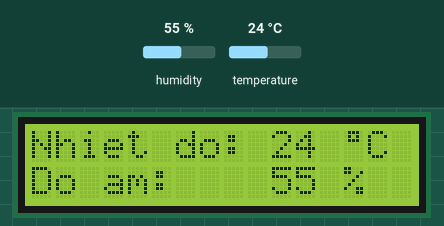
This sketch was run on a simulated Arduino Uno, built with avr-gcc and run on an emulated ATmega328P. Parts: 16×2 character LCD. Inputs (shaded band) come from the test bench; at power-on: humidity 55 %, temperature 24 °C.

Above: at 1.2 s.
1.3 s: humidity set to 22 %
At 2.5 s:
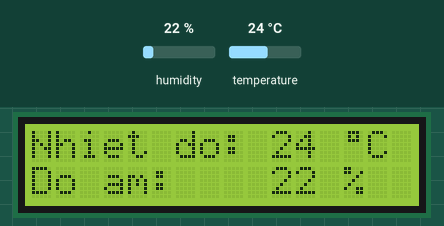
4.0 s: temperature set to 12 °C
At 5.6 s:
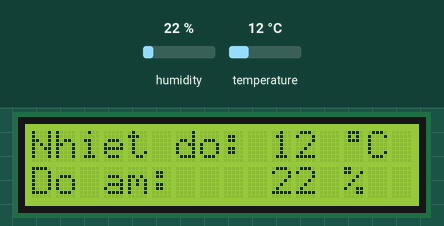
6.7 s: humidity set to 40 %
At 9.2 s:
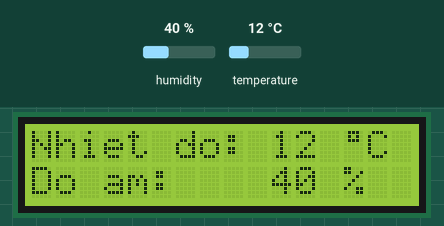
9.6 s: temperature set to 19 °C
At 11.0 s:
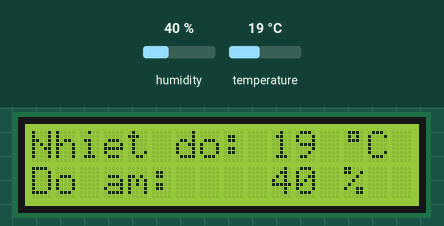
Timing chart, 0 to 12.6 s (numbered marks = the images above; inputs shaded):
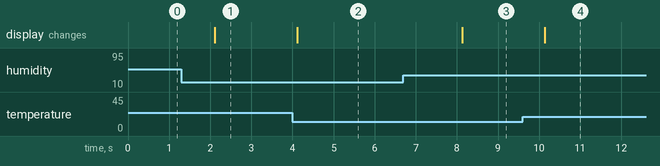

Measured:
- after the input at 1.3 s, the display: changes after 0.81 s (image 1)
- after the input at 4.0 s, the display: changes after 0.12 s (image 2)
- after the input at 6.7 s, the display: changes after 1.4 s (image 3)
- after the input at 9.6 s, the display: changes after 0.54 s (image 4)

The sketch:

b2_lcd_dht22.ino
```cpp
#include <DHT.h>
#include <Wire.h>
#include <LiquidCrystal_I2C.h>

LiquidCrystal_I2C lcd(0x27,16,2);

const int DHTPIN = 4;
const int DHTTYPE = DHT22;
DHT dht(DHTPIN, DHTTYPE);

byte degree[8] = {
  0B01110,
  0B01010,
  0B01110,
  0B00000,
  0B00000,
  0B00000,
  0B00000,
  0B00000
};

void setup() {
  lcd.init();
  lcd.backlight();
  lcd.print("Nhiet do: ");
  lcd.setCursor(0,1);
  lcd.print("Do am: ");
  lcd.createChar(1, degree);
  dht.begin();
}

void loop() {
  float h = dht.readHumidity();
  float t = dht.readTemperature();

  if (isnan(t) || isnan(h)) {
  }
  else {
    lcd.setCursor(10,0);
    lcd.print(round(t));
    lcd.print(" ");
    lcd.write(1);
    lcd.print("C");

    lcd.setCursor(10,1);
    lcd.print(round(h));
    lcd.print(" %");
  }
}
```
